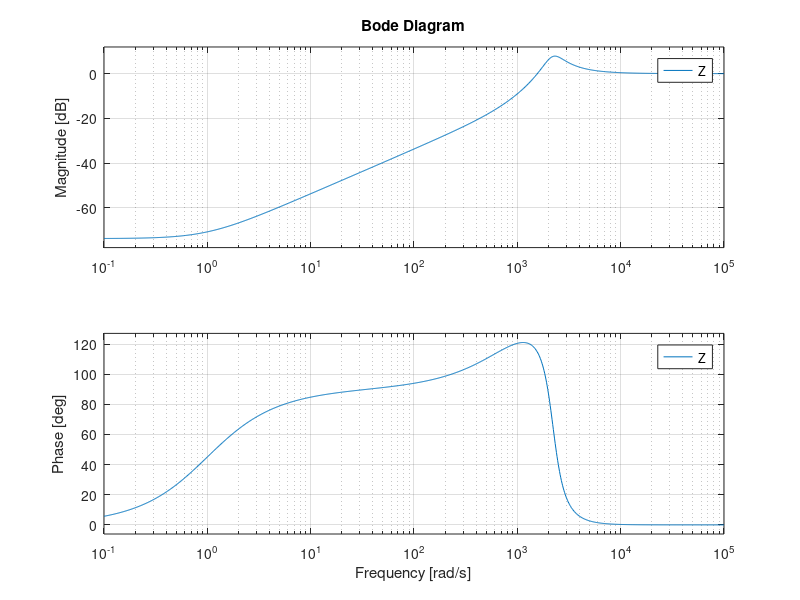

Source code (MATLAB): (Note: this script raises an error after producing the figure.)
r0 = 50;
r1 = 1000;
r2 = 1000;
A = tf([10000], [.001 1.001 1]);
L = -(r1/(r0+r1+r2))*A;
Z = 1/(1-L);
figure(1);
hold on;
margin(L);
bode(Z);
hold off;
[Gm,Pm,Wcg,Wcp] = margin(L);
cutoffFreq = bandwidth(Z);
disp(Wcg);
disp(Pm);
disp(L);
disp(Z);